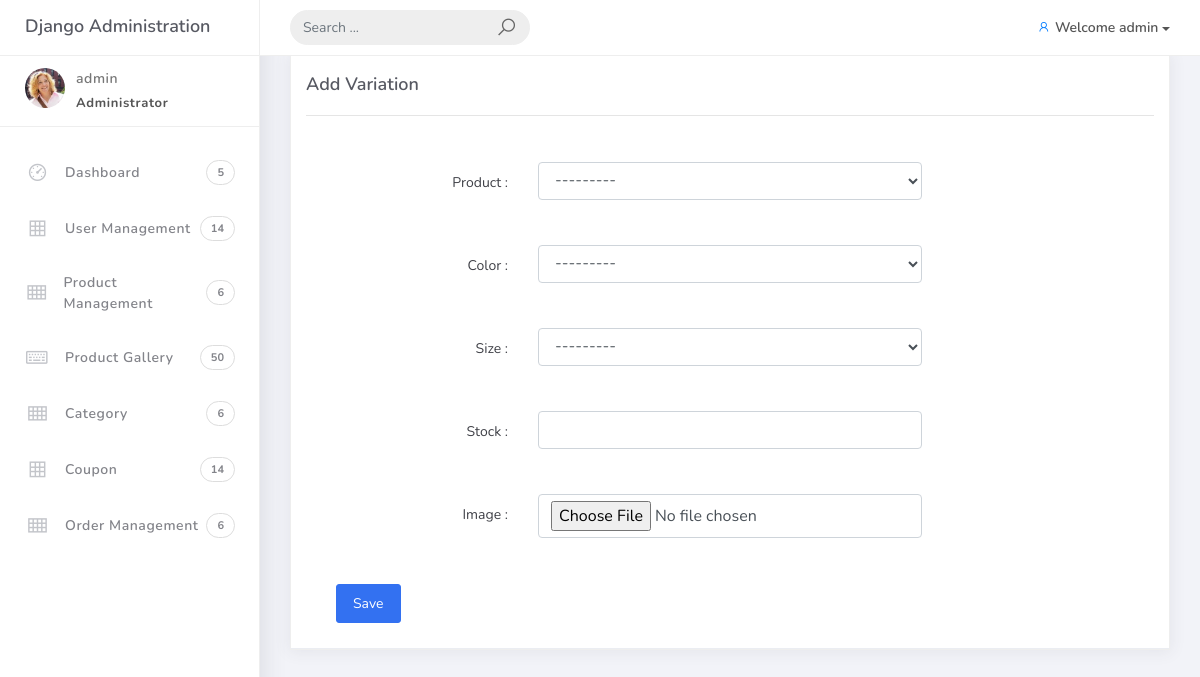
The app's page /customadmin/add_variation (signed in) with its own data.
### accounts/models.py (models this page shows, shortened)
class Account(AbstractBaseUser):
    first_name = models.CharField(max_length=50)
    last_name = models.CharField(max_length=50)
    username = models.CharField(max_length=50, unique=True)
    email = models.EmailField(max_length=100, unique=True)
    phone_number = models.CharField(max_length=15, default='')
    address_line_1 = models.CharField(max_length=200, blank=True)
    address_line_2 = models.CharField(max_length=200, blank=True)
    profile_picture = models.ImageField(blank=True, upload_to='userprofile')
    city = models.CharField(max_length=20, blank=True)
    state = models.CharField(max_length=20, blank=True)
    country = models.CharField(max_length=20, blank=True)
    wallet= models.DecimalField(max_digits=10, decimal_places=2, default=0.00)
    date_joined = models.DateTimeField(auto_now_add=True)
    last_login = models.DateTimeField(auto_now_add=True)
    is_active = models.BooleanField(default=True)
    is_admin = models.BooleanField(default=False)
    is_staff = models.BooleanField(default=False)
    is_superadmin = models.BooleanField(default=False)
    is_verified = models.BooleanField(default=False)
    is_blocked = models.BooleanField(default=False)
    USERNAME_FIELD = 'email'
    REQUIRED_FIELDS = ['username', 'first_name', 'last_name']
    objects = MyAccountManager()

### store/models.py (models this page shows)
class Color(models.Model):
    color = models.CharField(max_length=100, unique=True)
    color_code = models.CharField(max_length=100, unique=True)
    def __str__(self):
        return self.color

class Size(models.Model):
    size = models.CharField(max_length=100, unique=True)
    def __str__(self):
        return self.size

### customadmin/views.py (the view, shortened to what this page needs)
# urls.py: path('add_variation', views.add_variation, name='add_variation'),
@user_passes_test(user_is_admin, login_url='/customadmin/admin_login')
@login_required(login_url='/customadmin/admin_login')
@never_cache
def add_variation(request):
    form = VariationForm(request.POST, request.FILES)
    variation_form = VariationForm()
    products = Product.objects.all()
    colors = Color.objects.all()
    sizes = Size.objects.all()
    context = {
        'variation_form': variation_form,
        'products': products,
        'colors': colors,
        'sizes': sizes
    }
    return render(request, 'admin/add_variation.html', context)

### customadmin/forms.py
class VariationForm(ModelForm):
    class Meta:
        model = Variation
        fields = ['product', 'color', 'size', 'stock', 'image']
    def __init__(self, *args, **kwargs):
        super(VariationForm, self).__init__(*args, **kwargs)
        for name, field in self.fields.items():
            field.widget.attrs.update({'class': 'form-control'})

### carts/context_processors.py (called while the page is built, shortened)
def counter(request):
    cart_count = 0
    if 'admin' in request.path:
        return {}
    return dict(cart_count=cart_count)

def wishlist_counter(request):
    wishlist_count = 0
    if 'admin' in request.path:
        return {}
    return {'wishlist_count': wishlist_count}

### category/context_processors.py (called while the page is built)
def menu_links(request):
    links = Category.objects.all()
    return dict(links=links)

### customadmin/views.py (called while the page is built)
def user_is_admin(user):
    return  user.is_staff

### store/models.py (called while the page is built)
    def __str__(self):
        return self.product_name

### templates/admin/add_variation.html (shortened to what this page needs)
{% extends "admin/base1.html" %}
{% block content %}
<div class="container-fluid">
    <div class="row">
        <div class="col-md-12">
            <div class="card">
                <div class="card-header">
                    <div class="card-title">Add Variation</div>
                    <hr>
                <div class="card-body">
                    <form action="" method='POST' enctype="multipart/form-data"  id="image-form">
                        {% for field in variation_form %}
                        <div class="form-group from-show-notify row">
                            <div class="col-lg-3 col-md-3 col-sm-12 text-right">
                                <label for="product_name">{{ field.label}} :</label>
                            </div>
                            <div class="col-lg-6 col-md-9 col-sm-12">
                                {{ field }}
                            </div>
                        </div>
                        {% endfor %}
                        <div class="col-lg-4 col-md-9 col-sm-12 mt-3">
                            <button type='submit' class="btn btn-primary">Save</button>
                        </div>
                    </form>
                </div>
                </div>
        </div>
    </div>
</div>
</div>
{% endblock content %}

### templates/admin/admin_nav.html (shortened to what this page needs)
{% load static %}
<div class="wrapper">
    <div class="main-header">
        <div class="logo-header">
            <a href="index.html" class="logo">
                Django Administration
            </a>
        </div>
        <nav class="navbar navbar-header navbar-expand-lg">
            <div class="container-fluid">
                <form class="navbar-left navbar-form nav-search mr-md-3" action="">
                    <div class="input-group">
                        <input type="text" placeholder="Search ..." class="form-control">
                        <div class="input-group-append">
                            <span class="input-group-text">
                                <i class="la la-search search-icon"></i>
                            </span>
                        </div>
                    </div>
                </form>
                <ul class="navbar-nav topbar-nav ml-md-auto align-items-center">
                    <li class="nav-item dropdown show">
                        <a class="dropdown-toggle profile-pic" data-toggle="dropdown" href="#" aria-expanded="false">
                            {% if usre.image %}
                            <img src="{{ user.image }}" width="36"
                            class="img-circle">
                            {% else %}
                            <i class="la la-user"></i>
                            {% endif %}
                           <span class='p-0'>Welcome {{ user.username }}</span> </a>
                    </li>
                </ul>
            </div>
        </nav>
    </div>
    <div class="sidebar">
        <div class="scrollbar-inner sidebar-wrapper">
            <div class="user">
                {% if user.profile_picture %}
                <div class="photo">
                </div>
                {% endif %}
                <div class="info">
                    <a data-toggle="collapse" href="#collapseExample" aria-expanded="true">
                        <span>
                            {{ user.username }}
                            <span class="user-level">Administrator</span>
                        </span>
                    </a>
                </div>
            </div>
            <ul class="nav">
                <li class="nav-item {% if request.path == '/admin_dashboard/' %}active{% endif %}">
                    <a href="{% url 'admin_dashboard' %}">
                        <i class="la la-dashboard"></i>
                        <p>Dashboard</p>
                        <span class="badge badge-count">5</span>
                    </a>
                </li>
                <li class="nav-item {% if request.path == '/user_management/' %}active{% endif %} ">
                    <a href="{% url 'user_management' %}">
                        <i class="la la-table"></i>
                        <p>User Management</p>
                        <span class="badge badge-count">14</span>
                    </a>
                </li>
                <li class="nav-item">
                    <a data-toggle="collapse" href="#collapseCategory" aria-expanded="false">
                        <i class="la la-th"></i>
                        <p>Product Management</p>
                        <span class="badge badge-count">6</span>
                    </a>
                </li>
                <li class="nav-item {% if request.path == '/prod_gallery/' %}active{% endif %}">
                    <a href="{% url 'prod_gallery' %}">
                        <i class="la la-keyboard-o"></i>
                        <p>Product Gallery</p>
                        <span class="badge badge-count">50</span>
                    </a>
                </li>
                <li class="nav-item {% if request.path == '/category/' %}active{% endif %}">
                    <a href="{% url 'category' %}">
                        <i class="la la-th"></i>
                        <p>Category</p>
                        <span class="badge badge-count">6</span>
                    </a>
                </li>
                <li class="nav-item {% if request.path == '/coupon/' %}active{% endif %} ">
                    <a href="{% url 'coupon' %}">
                        <i class="la la-table"></i>
                        <p>Coupon </p>
                        <span class="badge badge-count">14</span>
                    </a>
                </li>
                <li class="nav-item ">
                    <a data-toggle="collapse" href="#collapseOrder" aria-expanded="false">
                        <i class="la la-th"></i>
                        <p>Order Management</p>
                        <span class="badge badge-count">6</span>
                    </a>
                </li>
            </ul>
        </div>
    </div>

### static/assets/css/demo.css (style rules this page uses)
.from-show-notify .form-control { margin-bottom: 15px; }
.from-show-notify label { padding-top: 0.65rem; }

### records on screen
Account: username "admin"
Color: variation_form "---------"
Size: variation_form "---------"

### other values on screen
{{ field.label }} "Product" "Color" "Size" "Stock" "Image"
